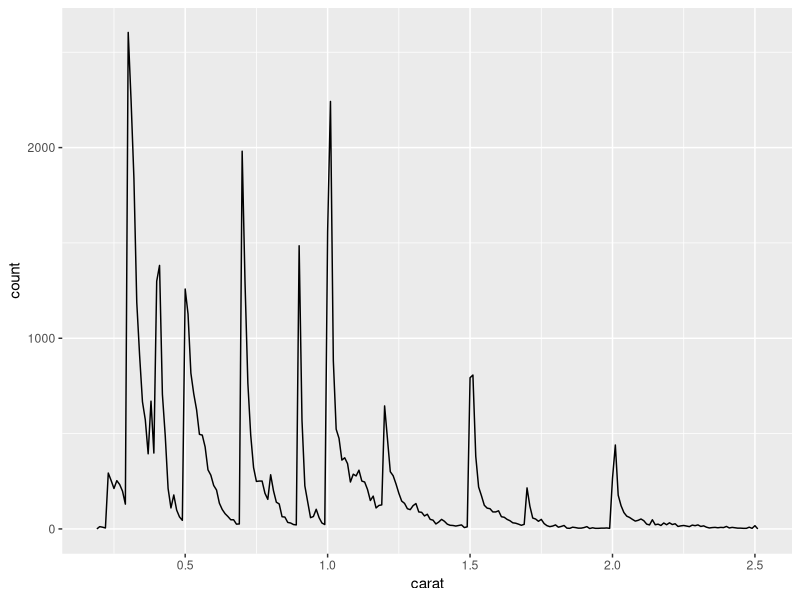

Generate this figure with R:
## ---- chunk 1
library(ggplot2)
library(dplyr)
smaller <- diamonds %>% 
  filter(carat <= 2.5)
## ---- chunk 2
smaller %>% 
  ggplot(aes(carat)) + 
  geom_freqpoly(binwidth = 0.01)
## ---- chunk 3

largest_20  <- diamonds %>% 
                arrange(desc(carat)) %>% 
                head(20)

knitr::kable(x = largest_20)

## ---- chunk 4
comma <- function(x) format(x, digits = 2, big.mark = ",")
largest_20$price <- sapply(largest_20$price, function(x) comma(x))
largest_20
## ---- chunk 5
lubridate::now()

## ---- chunk 6

lubridate::now()

## ---- chunk 7

lubridate::now()

## ---- chunk 8

lubridate::now()

